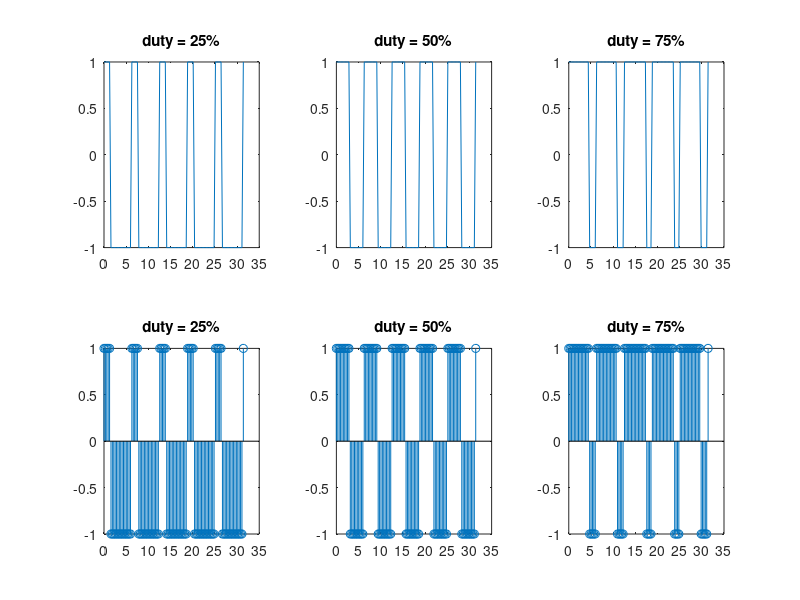

Recreate this plot in MATLAB.
% WAP to gen a sq wave 50hz sampling freq 1000Hz duty cycle:25 50 75  [continuous and discrete]
clc
clear all
close all
x= [0:0.001:0.1].*2*pi*50;

sq25 = square(x,25);
sq50 = square(x,50);
sq75 = square(x,75);

subplot(2,3,1)
plot(x,sq25)
title('duty = 25%');

subplot(2,3,2)
plot(x,sq50);
title('duty = 50%');

subplot(2,3,3)
plot(x,sq75)
title('duty = 75%');

subplot(2,3,4)
stem(x,sq25)
title('duty = 25%');

subplot(2,3,5)
stem(x,sq50)
title('duty = 50%');

subplot(2,3,6)
stem(x,sq75)
title('duty = 75%');